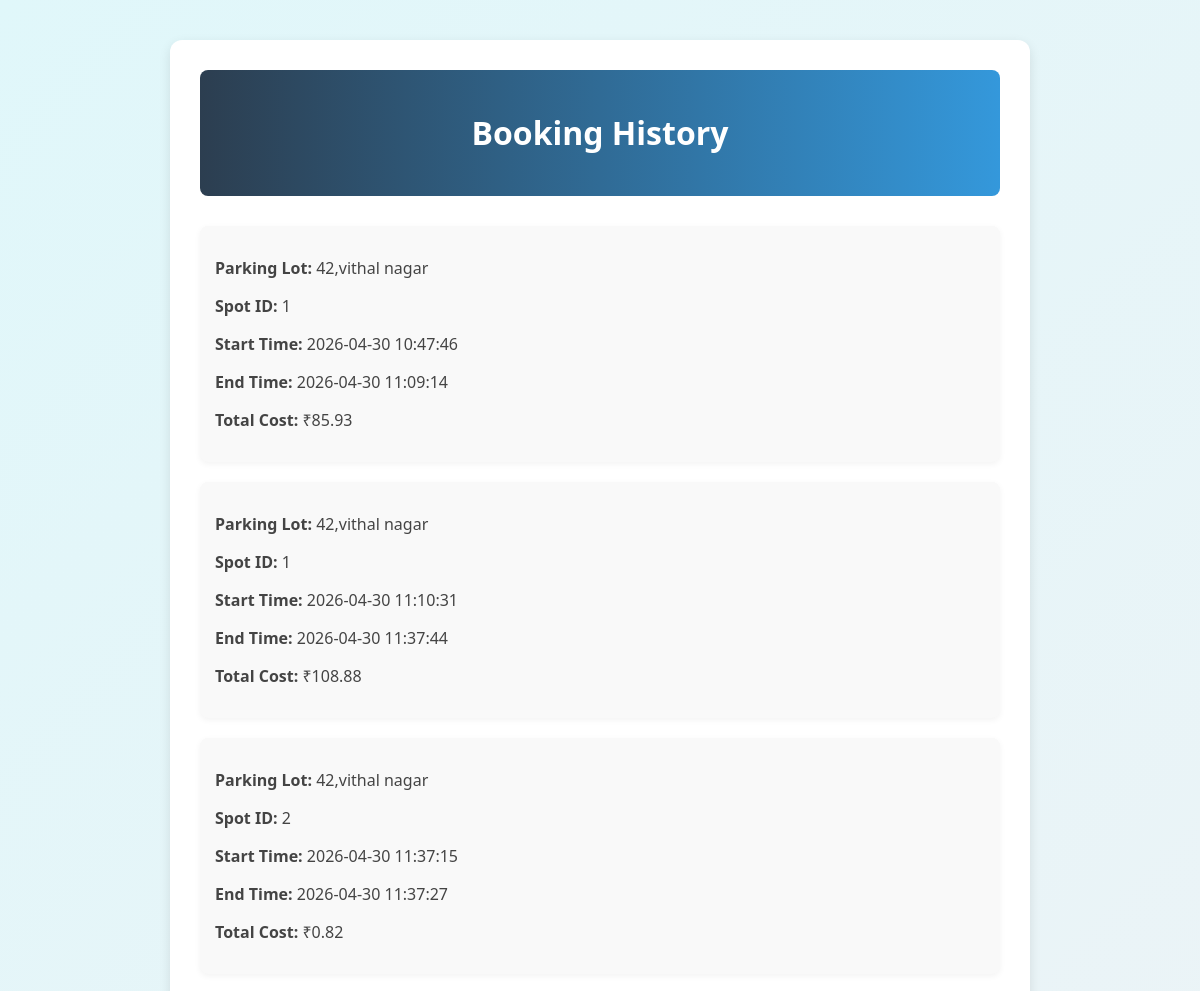
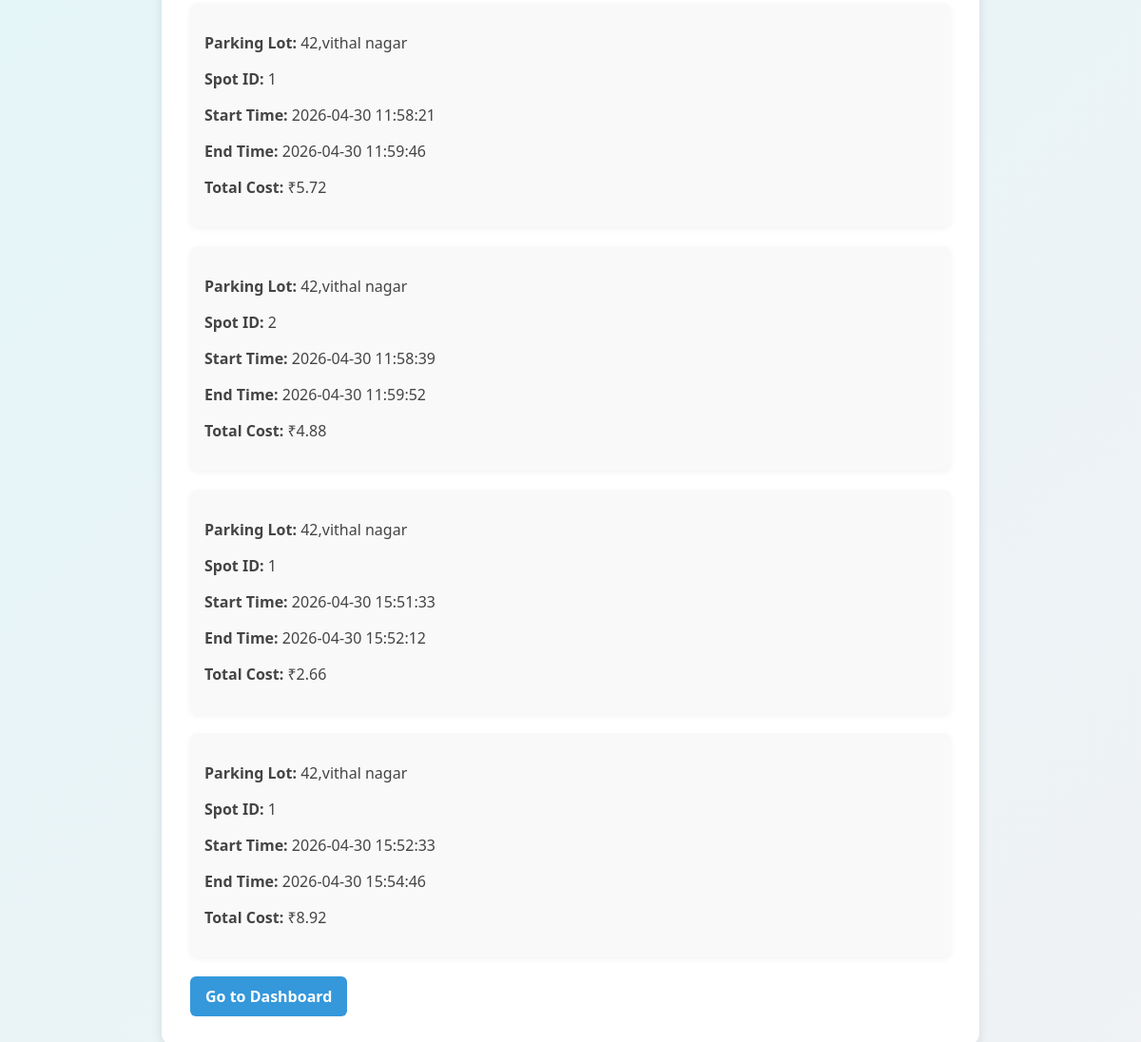
The page /bookinghistory (signed in) on the database its author committed (2 pictures, top to bottom).
### app6.py (models this page shows)
class ReserveSpot(db.Model):
    __tablename__="reservespot"
    reserve_id= db.Column(db.Integer,primary_key=True)
    reservespotid=db.Column(db.Integer,db.ForeignKey("parkinglot.parking_id"),nullable=False)
    reserveuserid=db.Column(db.Integer,db.ForeignKey("users.user_id"),nullable=False)
    parkingtime=db.Column(db.DateTime)
    leavingtime=db.Column(db.DateTime)
    parkingcostperunit=db.Column(db.Float,nullable=False)
    total_cost=db.Column(db.Float)
    reservedspotid = db.Column(db.Integer, db.ForeignKey("parkingspot.spot_id"), nullable=True)
    spot=db.relationship("Parkingspot",backref="reservations")
    vehicle_number = db.Column(db.String(20), nullable=False)

class Parkinglot(db.Model):
    __tablename__="parkinglot"
    parking_id=db.Column(db.Integer,primary_key=True)
    location=db.Column(db.String(150),nullable=False)
    price=db.Column(db.Integer,nullable=False)
    maxspot=db.Column(db.Integer,nullable=False)
    spots = db.relationship("Parkingspot", backref="lot", cascade="all, delete-orphan")
    reservations = db.relationship("ReserveSpot", backref="lot", cascade="all, delete-orphan")

class Parkingspot(db.Model):
    __tablename__="parkingspot"
    spot_id=db.Column(db.Integer,primary_key=True)
    lot_id=db.Column(db.Integer,db.ForeignKey("parkinglot.parking_id"),nullable=False)
    status=db.Column(db.String(9),nullable=False,default="available")

### app6.py (the view)
@app6.route("/bookinghistory")
def bookinghistory():
    username=session.get("username")
    user=Userdata.query.filter_by(username=username).first()
    released_bookings=ReserveSpot.query.filter_by(reserveuserid=user.user_id).filter(ReserveSpot.leavingtime.isnot(None)).all()
    return render_template("bookinghistory.html",bookings=released_bookings,dusername=username)

### templates/bookinghistory.html (shortened to what this page needs)
<!DOCTYPE html>
<html lang="en">
<head>
</head>
<body>
<div class="container">
    <header>
        <h1>Booking History</h1>
    </header>
    {% if bookings %}
        {% for b in bookings %}
        <div class="card">
            <p><strong>Parking Lot:</strong> {{ b.lot.location }}</p>
            <p><strong>Spot ID:</strong> {{ b.spot.spot_id }}</p>
            <p><strong>Start Time:</strong> {{ b.parkingtime.strftime("%Y-%m-%d %H:%M:%S") }}</p>
            <p><strong>End Time:</strong> {{ b.leavingtime.strftime("%Y-%m-%d %H:%M:%S") }}</p>
            <p><strong>Total Cost:</strong> ₹{{ b.total_cost }}</p>
        </div>
        {% endfor %}
    {% else %}
        <div class="card">
            <p>No bookings found. Try booking a slot from the dashboard!</p>
        </div>
    {% endif %}
    <a href="{{ url_for('userdashboard', username=dusername) }}" class="btn">Go to Dashboard</a>
</div>
</body>
</html>

### templates/bookinghistory.html (style rules this page uses)
body { font-family: 'Segoe UI', Arial, sans-serif; background: linear-gradient(135deg, #e0f7fa, #f0f2f5); margin: 0; padding: 40px; }
.container { max-width: 800px; margin: auto; background-color: #fff; padding: 30px; border-radius: 12px; box-shadow: 0 4px 12px rgba(0,0,0,0.1); }
header { background: linear-gradient(90deg, #2c3e50, #3498db); color: white; padding: 20px; border-radius: 8px; text-align: center; margin-bottom: 30px; }
.card { background: #f9f9f9; border-radius: 8px; padding: 15px; margin-bottom: 20px; box-shadow: 0 2px 6px rgba(0,0,0,0.05); }
.btn { background-color: #3498db; color: white; padding: 10px 16px; border: none; border-radius: 6px; cursor: pointer; font-weight: bold; text-decoration: none; display: inline-block; }
p { color: #444; }

### rows shown on the page
ReserveSpot: lot.location "42,vithal nagar", spot.spot_id "1", parkingtime "2026-04-30 10:47:46", leavingtime "2026-04-30 11:09:14", total_cost "85.93"
ReserveSpot: lot.location "42,vithal nagar", spot.spot_id "1", parkingtime "2026-04-30 11:10:31", leavingtime "2026-04-30 11:37:44", total_cost "108.88"
ReserveSpot: lot.location "42,vithal nagar", spot.spot_id "2", parkingtime "2026-04-30 11:37:15", leavingtime "2026-04-30 11:37:27", total_cost "0.82"
ReserveSpot: lot.location "42,vithal nagar", spot.spot_id "1", parkingtime "2026-04-30 11:58:21", leavingtime "2026-04-30 11:59:46", total_cost "5.72"
ReserveSpot: lot.location "42,vithal nagar", spot.spot_id "2", parkingtime "2026-04-30 11:58:39", leavingtime "2026-04-30 11:59:52", total_cost "4.88"
ReserveSpot: lot.location "42,vithal nagar", spot.spot_id "1", parkingtime "2026-04-30 15:51:33", leavingtime "2026-04-30 15:52:12", total_cost "2.66"
ReserveSpot: lot.location "42,vithal nagar", spot.spot_id "1", parkingtime "2026-04-30 15:52:33", leavingtime "2026-04-30 15:54:46", total_cost "8.92"
